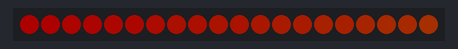
The sketch below on a simulated Arduino Uno, built with avr-gcc and run on an emulated ATmega328P. Shown: 20 RGB LEDs in strip order, left to right. Dim RGB values are drawn brighter than linear.

Above: at 0.15 s.
At 5.11 s:
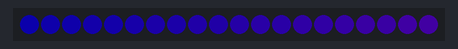
At 10.07 s:
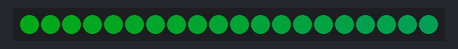
At 19.99 s:
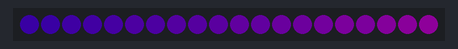
At 29.91 s:
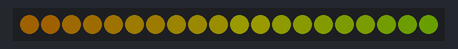
At 39.83 s:
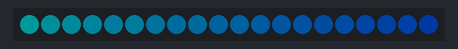

The sketch:

LED_samplecode.ino
```cpp
#include <Adafruit_NeoPixel.h>

// Define the LED strip parameters
#define LED_PIN    8    // Pin connected to the LED strip
#define NUM_LEDS   20   // Number of LEDs in the strip

// Initialize the NeoPixel library
Adafruit_NeoPixel strip(NUM_LEDS, LED_PIN, NEO_GRB + NEO_KHZ800);

void setup() {
    strip.begin();            // Initialize the LED strip
    strip.show();             // Turn off all LEDs initially
    strip.setBrightness(50);  // Adjust brightness (0-255)
}

void loop() {
    rainbowCycle(10); // Run a rainbow effect with 10ms delay
}

// Function to display a rainbow effect
void rainbowCycle(int wait) {
    for (int j = 0; j < 256; j++) {
        for (int i = 0; i < strip.numPixels(); i++) {
            strip.setPixelColor(i, Wheel((i + j) & 255));
        }
        strip.show();
        delay(wait);
    }
}

// Color wheel function for rainbow effect
uint32_t Wheel(byte WheelPos) {
    WheelPos = 255 - WheelPos;
    if (WheelPos < 85) {
        return strip.Color(255 - WheelPos * 3, 0, WheelPos * 3);
    } else if (WheelPos < 170) {
        WheelPos -= 85;
        return strip.Color(0, WheelPos * 3, 255 - WheelPos * 3);
    } else {
        WheelPos -= 170;
        return strip.Color(WheelPos * 3, 255 - WheelPos * 3, 0);
    }
}
```
